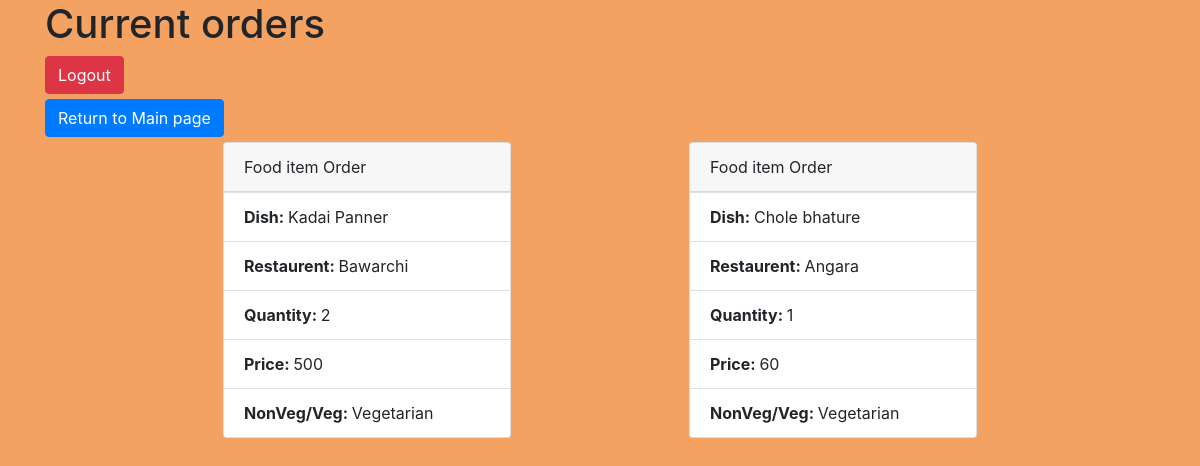
The page /viewOrders.php (signed in) on the database its author committed.
### tables this page shows
CREATE TABLE `cart` (
  `id` int(255) NOT NULL,
  `rname` varchar(100) NOT NULL,
  `cname` varchar(100) NOT NULL,
  `dish` varchar(100) NOT NULL,
  `quantity` int(100) NOT NULL,
  `price` float NOT NULL,
  `preference` varchar(100) NOT NULL
);

### viewOrders.php (the view, shortened to what this page needs)
<?php
    include 'dbcon.php';
    if ($_SESSION['iscust']=='true') {
        $cust_name = $_SESSION['name'];
        $view_query = mysqli_query($con,"select * from cart where cname='$cust_name'");
            ?>
        <?php
    }
    while ($vq=mysqli_fetch_assoc($view_query)) {
        $res[] = $vq;
    }
?>
<!DOCTYPE html>
<html lang="en">
<head>
    <link rel="stylesheet" href="https://maxcdn.bootstrapcdn.com/bootstrap/4.5.0/css/bootstrap.min.css">
    <link rel="stylesheet" href="style.css?v=<?php echo time(); ?>">
</head>
<body class="bdy">
    <div class="container">
        <h1>Current orders</h1>
    <div>
        <a class="btn btn-danger" style="margin-bottom:5px;" href="logout.php">Logout</a>
    </div>
    <div>
            <?php
            if ($_SESSION['iscust'] == "true") {
                echo '<a class="btn btn-primary" href="custmainpage.php" style="margin-bottom:5px;">Return to Main page</a>';
            }
            else {
                echo '<a class="btn btn-primary" href="restmainpage.php" style="margin-bottom:5px;">Return to Main page</a>';
            }
        ?>
        </div>
    <div class="restmenuitems">
    <?php foreach($res as $vq){ ?>
    <?php
            echo '<div class="card" style="width: 18rem;">
                    <div class="card-header">
                        Food item Order
                    </div>
            <ul class="list-group list-group-flush">';
            if ($_SESSION['iscust']=='true') {
                echo '<li class="list-group-item"><strong>Dish: </strong>' . $vq['dish'] . '</li>';
                echo '<li class="list-group-item"><strong>Restaurent: </strong>' . $vq['rname'] . '</li>';
                echo '<li class="list-group-item"><strong>Quantity: </strong>' . $vq['quantity'] . '</li>';
                echo '<li class="list-group-item"><strong>Price: </strong>' . $vq['price'] . '</li>';
                echo '<li class="list-group-item"><strong>NonVeg/Veg: </strong>' . $vq['preference'] . '</li>';
            }
            echo '</ul>';
            echo '</div>';
    }
        ?>
    </div>
    </div>
</body>
</html>

### style.css (style rules this page uses)
.bdy { background-color:#F4A261; }
.restmenuitems { display: flex; flex-direction: row; justify-content: space-evenly; flex-wrap: wrap; }

### rows shown on the page
cart: dish "Kadai Panner", rname "Bawarchi", quantity "2", price "500", preference "Vegetarian"
cart: dish "Chole bhature", rname "Angara", quantity "1", price "60", preference "Vegetarian"
